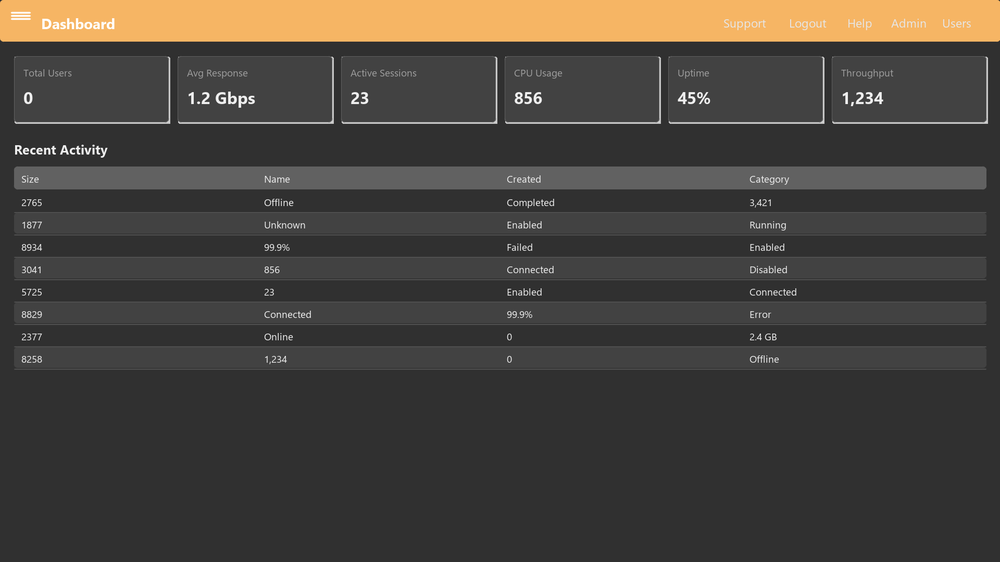
#> input picture data/synthetic/train/images/dashboard_0011.png, 1000 x 562 px, shrunk from 1920 x 1080 before the run; its folder holds only this picture in this run
$ python augment_camera.py ../../data/synthetic/train/images/dashboard_0011.png --output out
#> lines starting #> are read from the running program, lines starting #| are printed output that depends on the picture
#!/usr/bin/env python
"""
Camera capture augmentation tool.

Transforms clean screenshots to look like they were photographed
from an external camera (phone/DSLR pointing at a screen).

Usage:
    # Single image
    python scripts/data_prep/augment_camera.py screenshot.png -o output.png

    # Augment entire dataset directory
    python scripts/data_prep/augment_camera.py data/synthetic/train/images/ -o data/augmented/

    # With specific effects
    python scripts/data_prep/augment_camera.py screenshot.png --effects perspective noise blur glare

    # Multiple variants per image
    python scripts/data_prep/augment_camera.py data/synthetic/ -o data/augmented/ --variants 3
"""

import cv2
import numpy as np
import os
import sys
import json
import argparse
import shutil
from pathlib import Path
from typing import Tuple, List, Optional


class CameraAugmentor:
    """Apply camera-capture effects to clean screenshots."""

    def __init__(self, rng: np.random.Generator = None):
        self.rng = rng or np.random.default_rng()

    def augment(
        self,
        img: np.ndarray,
        effects: List[str] = None,
        intensity: float = 1.0,
    ) -> Tuple[np.ndarray, dict]:
        """
        Apply camera-capture augmentation to an image.

        Args:
            img: BGR image
            effects: List of effects to apply (None = random selection)
            intensity: 0.0 (subtle) to 1.0 (strong)

        Returns:
            (augmented_image, metadata_dict)
        """
        result = img.copy()
        meta = {"effects": [], "intensity": intensity}

        all_effects = [
            "perspective", "noise", "blur", "glare",
            "color_shift", "brightness_gradient", "moire",
            "vignette", "barrel_distortion",
        ]

        if effects is None:
            # Random subset (3-6 effects)
            n = self.rng.integers(3, min(7, len(all_effects) + 1))
            effects = list(self.rng.choice(all_effects, size=n, replace=False))

        # Apply in a sensible order
        order = [
            "perspective", "barrel_distortion", "color_shift",
            "brightness_gradient", "moire", "glare",
            "blur", "noise", "vignette",
        ]
        for effect in order:
            if effect not in effects:
                continue
            try:
                result, effect_meta = getattr(self, f"_apply_{effect}")(result, intensity)
                meta["effects"].append({"name": effect, **effect_meta})
            except Exception as e:
                meta["effects"].append({"name": effect, "error": str(e)})

        return result, meta

    # [76 lines left out: functions _apply_perspective, _apply_barrel_distortion, _apply_noise, _apply_blur, not called in this run]

    def _apply_glare(self, img: np.ndarray, intensity: float) -> Tuple[np.ndarray, dict]:
        """Apply screen glare/reflection hotspot."""
        h, w = img.shape[:2]
        result = img.astype(np.float32)

        # 1-3 glare spots
        num_spots = self.rng.integers(1, max(2, int(3 * intensity) + 1))
        spots = []

        for _ in range(num_spots):
            cx = self.rng.integers(w // 4, 3 * w // 4)
            cy = self.rng.integers(h // 4, 3 * h // 4)
            radius = self.rng.integers(int(min(w, h) * 0.1), int(min(w, h) * 0.3))
            strength = self.rng.uniform(0.1, 0.4) * intensity

            # Create radial gradient
            Y, X = np.ogrid[:h, :w]
            dist = np.sqrt((X - cx) ** 2 + (Y - cy) ** 2).astype(np.float32)
            mask = np.clip(1.0 - dist / radius, 0, 1)
            mask = mask ** 2  # Smoother falloff

            # Add glare (brighten)
            for c in range(3):
                result[:, :, c] += mask * 255 * strength

            spots.append({"cx": int(cx), "cy": int(cy), "radius": int(radius)})

        result = np.clip(result, 0, 255).astype(np.uint8)
        return result, {"spots": len(spots)}

    # [23 lines left out: function _apply_color_shift, not called in this run]

    def _apply_brightness_gradient(self, img: np.ndarray, intensity: float) -> Tuple[np.ndarray, dict]:
        """Apply uneven lighting gradient across the image."""
        h, w = img.shape[:2]

        # Random gradient direction
        angle = self.rng.uniform(0, 2 * np.pi)
        strength = self.rng.uniform(0.05, 0.25) * intensity

        # Create gradient
        Y, X = np.meshgrid(np.linspace(-1, 1, h), np.linspace(-1, 1, w), indexing='ij')
        gradient = (X * np.cos(angle) + Y * np.sin(angle)) * strength
        gradient = gradient.astype(np.float32)

        result = img.astype(np.float32)
        for c in range(3):
            result[:, :, c] *= (1.0 + gradient)

        result = np.clip(result, 0, 255).astype(np.uint8)
        return result, {"angle": round(np.degrees(angle), 1), "strength": round(strength, 3)}

    # [19 lines left out: function _apply_moire, not called in this run]

    def _apply_vignette(self, img: np.ndarray, intensity: float) -> Tuple[np.ndarray, dict]:
        """Apply lens vignette (dark corners)."""
        h, w = img.shape[:2]
        strength = self.rng.uniform(0.3, 0.7) * intensity

        Y, X = np.ogrid[:h, :w]
        cy, cx = h / 2, w / 2
        max_dist = np.sqrt(cx ** 2 + cy ** 2)
        dist = np.sqrt((X - cx) ** 2 + (Y - cy) ** 2).astype(np.float32) / max_dist

        mask = 1.0 - (dist ** 2) * strength
        mask = np.clip(mask, 0, 1)

        result = img.astype(np.float32)
        for c in range(3):
            result[:, :, c] *= mask

        result = np.clip(result, 0, 255).astype(np.uint8)
        return result, {"strength": round(strength, 3)}


def augment_file(
    input_path: str,
    output_path: str,
    augmentor: CameraAugmentor,
    effects: List[str] = None,
    intensity: float = 1.0,
) -> dict:
    """Augment a single image file."""
#> called with output_path = 'out', intensity = 0.7
    img = cv2.imread(input_path)
#> img is the input picture: shape (562, 1000, 3); mean B, G, R 60.8, 66.7, 71.4
    if img is None:
        raise ValueError(f"Could not read: {input_path}")

    result, meta = augmentor.augment(img, effects=effects, intensity=intensity)
#> the loop in augment, `for effect in order:` made 9 passes
#> effect_meta on passes 4, 6, 9: {'angle': 251.1, 'strength': 0.048}, {'spots': 2}, {'strength': 0.469}
#> after the loop in augment, `for effect in order:`:
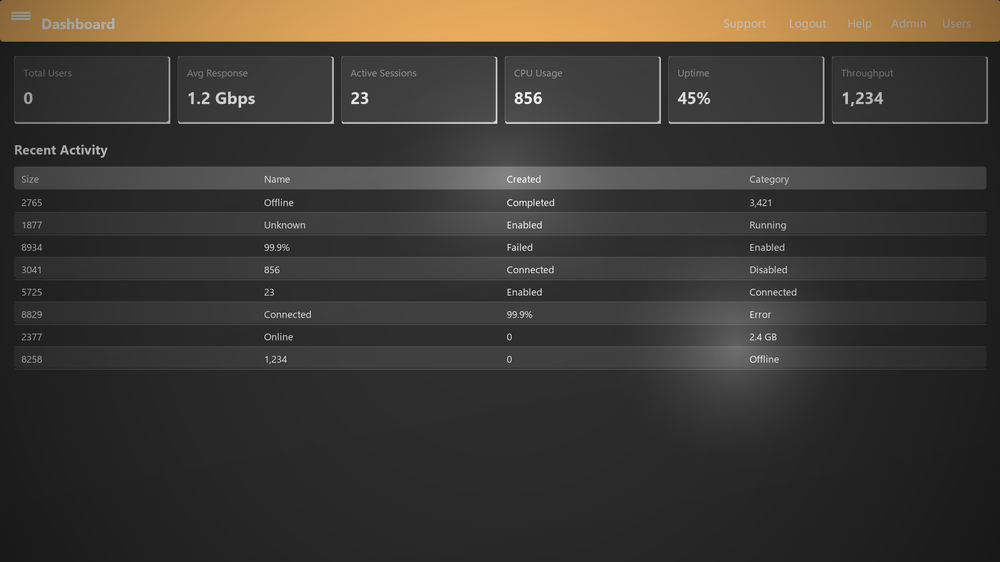
#> result: shape (562, 1000, 3); mean B, G, R 52.2, 57, 60.7
#> meta = 2 items
    cv2.imwrite(output_path, result)

    meta["source"] = os.path.basename(input_path)
    return meta


# [88 lines left out: function augment_dataset, not called in this run]


def main():
    parser = argparse.ArgumentParser(
        description="Camera capture augmentation for UI screenshots"
    )
    parser.add_argument("input", help="Input image file or dataset directory")
    parser.add_argument("-o", "--output", required=True,
                        help="Output file or directory")
    parser.add_argument("--effects", nargs="+", default=None,
                        choices=["perspective", "noise", "blur", "glare",
                                 "color_shift", "brightness_gradient", "moire",
                                 "vignette", "barrel_distortion"],
                        help="Specific effects to apply (default: random)")
    parser.add_argument("--intensity", type=float, default=0.7,
                        help="Effect intensity 0.0-1.0 (default: 0.7)")
    parser.add_argument("--variants", type=int, default=1,
                        help="Number of augmented variants per image (default: 1)")
    parser.add_argument("--seed", type=int, default=42)

    args = parser.parse_args()

    if os.path.isfile(args.input):
        # Single file mode
        augmentor = CameraAugmentor(rng=np.random.default_rng(args.seed))
        meta = augment_file(args.input, args.output, augmentor,
                            effects=args.effects, intensity=args.intensity)
#> meta = 3 items
        print(f"Augmented: {args.input} -> {args.output}")
        print(f"Effects: {', '.join(e['name'] for e in meta['effects'])}")
#| Effects: brightness_gradient, glare, vignette

    elif os.path.isdir(args.input):
        # Dataset directory mode
        print(f"Augmenting dataset: {args.input}")
        print(f"  Intensity: {args.intensity}")
        print(f"  Variants per image: {args.variants}")
        augment_dataset(
            args.input, args.output,
            variants=args.variants,
            effects=args.effects,
            intensity=args.intensity,
            seed=args.seed,
        )
    else:
        print(f"Error: {args.input} not found")
        sys.exit(1)


if __name__ == "__main__":
    main()

$ run again, on data/synthetic/train/images/dashboard_0043.png
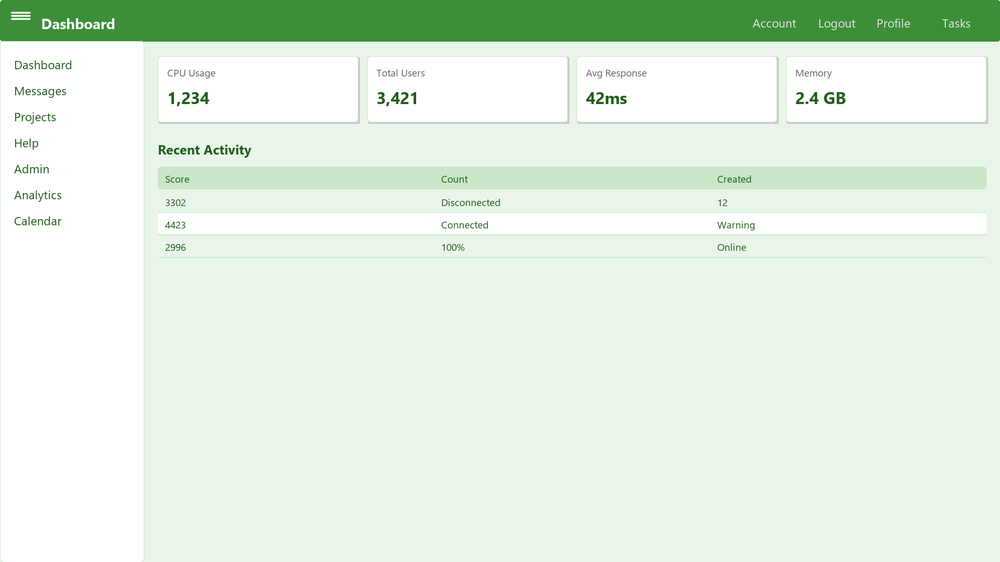
#> input picture data/synthetic/train/images/dashboard_0043.png, 1000 x 562 px, shrunk from 1920 x 1080 before the run
#> in augment_file, img is the input picture: shape (562, 1000, 3); mean B, G, R 222.6, 238.5, 223.5
#> the loop in augment, `for effect in order:` made 9 passes
#> effect_meta on passes 4, 6, 9: {'angle': 251.1, 'strength': 0.048}, {'spots': 2}, {'strength': 0.469}
#> after the loop in augment, `for effect in order:`:
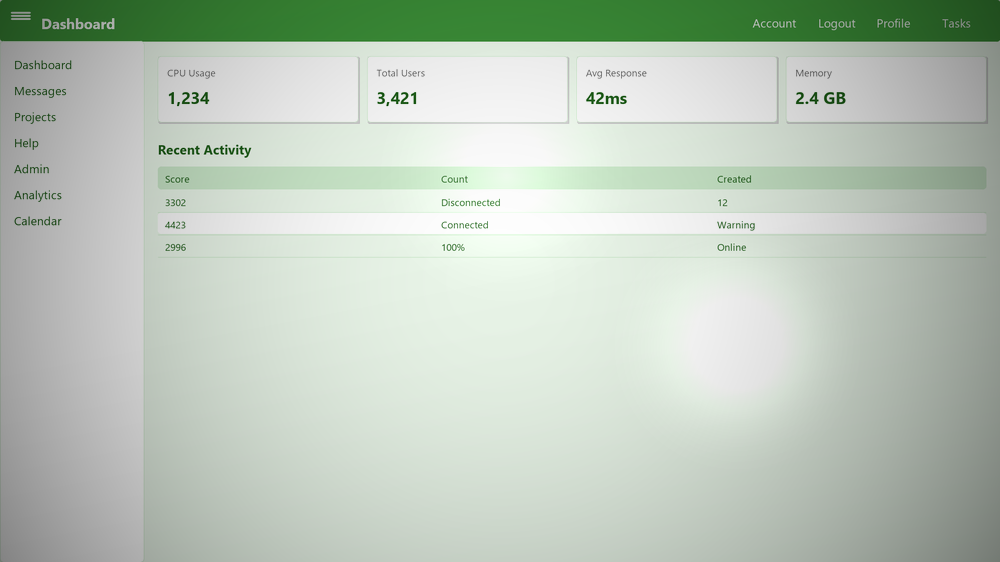
#> result: shape (562, 1000, 3); mean B, G, R 187.3, 200.3, 188.1
#> in augment_file, `result, meta = augmentor.augment(img, effects=effects, intensity=inten..`: meta = 2 items
#> in main, `meta = augment_file(args.input, args.output, augmentor, effects=args.e..`: meta = 3 items
#| Effects: brightness_gradient, glare, vignette

$ run again, on data/synthetic/train/images/dashboard_0051.png
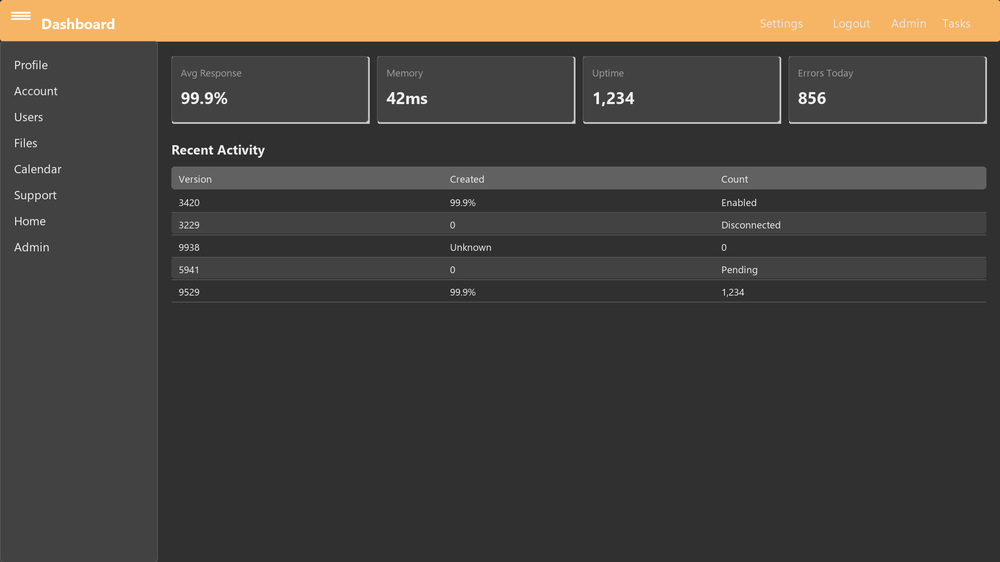
#> input picture data/synthetic/train/images/dashboard_0051.png, 1000 x 562 px, shrunk from 1920 x 1080 before the run
#> in augment_file, img is the input picture: shape (562, 1000, 3); mean B, G, R 60.7, 66.6, 71.3
#> the loop in augment, `for effect in order:` made 9 passes
#> effect_meta on passes 4, 6, 9: {'angle': 251.1, 'strength': 0.048}, {'spots': 2}, {'strength': 0.469}
#> after the loop in augment, `for effect in order:`:
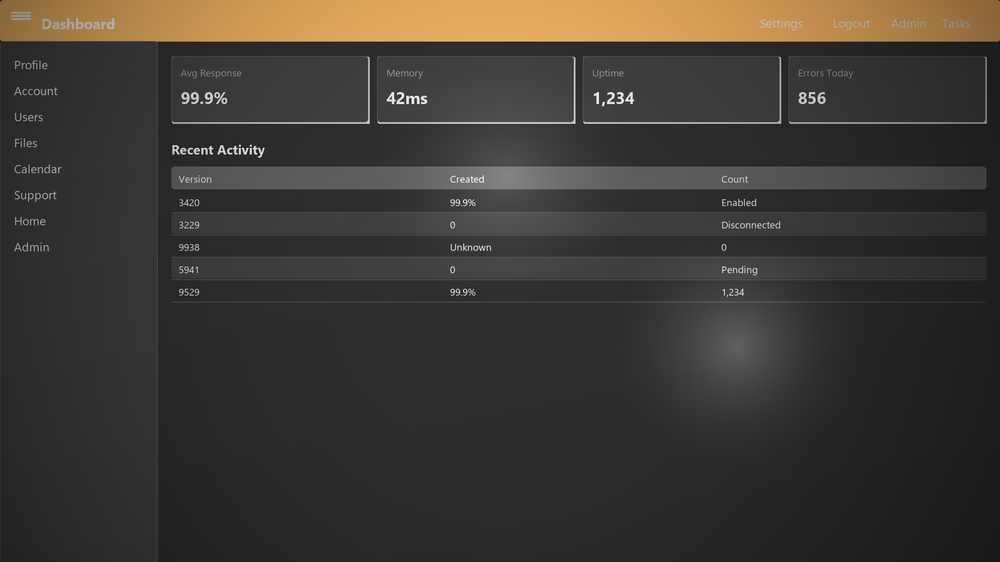
#> result: shape (562, 1000, 3); mean B, G, R 51.8, 56.6, 60.4
#> in augment_file, `result, meta = augmentor.augment(img, effects=effects, intensity=inten..`: meta = 2 items
#> in main, `meta = augment_file(args.input, args.output, augmentor, effects=args.e..`: meta = 3 items
#| Effects: brightness_gradient, glare, vignette
